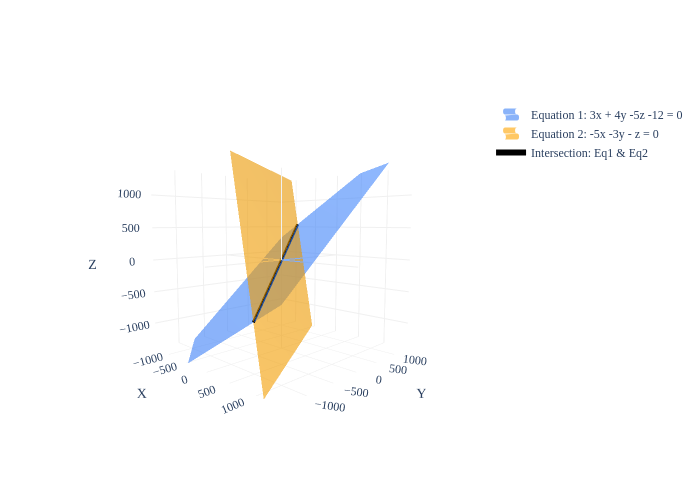

Notebook source saved alongside this figure:
### Markdown cell above
:::{note} Definition: Standard Form of a Plane in $\mathbb{R}^3$

A plane in $\mathbb{R}^3$ is the set of all points $(x, y, z)$ that satisfy the equation

$$ax + by + cz + d = 0$$

where $a, b, c, d \in \mathbb{R}^3$.

Note that the above equation can also be written in the form

$$z = Ax + By + C$$

where $A = -\frac{a}{c}$, $B = -\frac{b}{c}$, and $C = -\frac{d}{c}$.
:::

For example, let's draw:
1. $\color{#3d81f6} 3x + 4y - 5z - 12 = 0$, or equivalently $z = \frac{3}{5}x + \frac{4}{5}y + \frac{12}{5}$
2. $\color{orange} -5x - 3y - z = 0$, or equivalently $z = -5x - 3y$

You'll notice that they intersect at a line. This is not a coincidence; any two **non-parallel** planes in $\mathbb{R}^3$ will intersect at a line.

### Code cell
from hw04_util import draw_equations

fig = draw_equations([[3, 4, -5, -12], [-5, -3, -1, 0]])
fig.show()

### Figure 1 — Plotly figure (JSON) as saved in the notebook; plotly's stock layout.template omitted (floating-point values rounded to 4 significant figures; data arrays with more than 128 entries replaced by an {"elided": "..."} marker saying what was removed)
{"data": [{"colorscale": [[0, "#3d81f6"], [1, "#3d81f6"]], "name": "Equation 1: 3x + 4y -5z -12 = 0", "opacity": 0.6, "showlegend": true, "showscale": false, "type": "surface", "x": {"elided": "100x100 float values"}, "y": {"elided": "100x100 float values"}, "z": {"elided": "100x100 float values"}}, {"colorscale": [[0, "orange"], [1, "orange"]], "name": "Equation 2: -5x -3y - z = 0", "opacity": 0.6, "showlegend": true, "showscale": false, "type": "surface", "x": {"elided": "100x100 float values"}, "y": {"elided": "100x100 float values"}, "z": {"elided": "100x100 float values"}}, {"hoverinfo": "skip", "line": {"color": "#f0f0f0", "width": 2}, "mode": "lines", "showlegend": false, "type": "scatter3d", "x": [-1409, 1409], "y": [0, 0], "z": [0, 0]}, {"hoverinfo": "skip", "line": {"color": "#f0f0f0", "width": 2}, "mode": "lines", "showlegend": false, "type": "scatter3d", "x": [0, 0], "y": [-1409, 1409], "z": [0, 0]}, {"hoverinfo": "skip", "line": {"color": "#f0f0f0", "width": 2}, "mode": "lines", "showlegend": false, "type": "scatter3d", "x": [0, 0], "y": [0, 0], "z": [-1409, 1409]}, {"line": {"color": "black", "width": 6}, "mode": "lines", "name": "Intersection: Eq1 & Eq2", "type": "scatter3d", "x": [26770.0, 26230.0, 25690.0, 25150.0, 24600.0, 24060.0, 23520.0, 22980.0, 22440.0, 21900.0, 21360.0, 20820.0, 20280.0, 19740.0, 19200.0, 18660.0, 18110.0, 17570.0, 17030.0, 16490.0, 15950.0, 15410.0, 14870.0, 14330.0, 13790.0, 13250.0, 12710.0, 12170.0, 11620.0, 11080.0, 10540.0, 10000.0, 9461.0, 8920.0, 8380.0, 7839.0, 7298.0, 6757.0, 6216.0, 5675.0, 5135.0, 4594.0, 4053.0, 3512.0, 2971.0, 2430.0, 1890.0, 1349.0, 808.0, 267.1, -273.7, -814.5, -1355.0, -1896.0, -2437.0, -2978.0, -3519.0, -4059.0, -4600.0, -5141.0, -5682.0, -6223.0, -6764.0, -7304.0, -7845.0, -8386.0, -8927.0, -9468.0, -10010.0, -10550.0, -11090.0, -11630.0, -12170.0, -12710.0, -13250.0, -13790.0, -14340.0, -14880.0, -15420.0, -15960.0, -16500.0, -17040.0, -17580.0, -18120.0, -18660.0, -19200.0, -19740.0, -20280.0, -20830.0, -21370.0, -21910.0, -22450.0, -22990.0, -23530.0, -24070.0, -24610.0, -25150.0, -25690.0, -26230.0, -26770.0], "y": [-39450.0, -38650.0, -37850.0, -37060.0, -36260.0, -35460.0, -34660.0, -33870.0, -33070.0, -32270.0, -31480.0, -30680.0, -29880.0, -29090.0, -28290.0, -27490.0, -26690.0, -25900.0, -25100.0, -24300.0, -23510.0, -22710.0, -21910.0, -21120.0, -20320.0, -19520.0, -18720.0, -17930.0, -17130.0, -16330.0, -15540.0, -14740.0, -13940.0, -13150.0, -12350.0, -11550.0, -10750.0, -9957.0, -9160.0, -8363.0, -7566.0, -6769.0, -5972.0, -5175.0, -4378.0, -3581.0, -2784.0, -1987.0, -1190.0, -393.1, 404.0, 1201.0, 1998.0, 2795.0, 3592.0, 4389.0, 5186.0, 5983.0, 6780.0, 7577.0, 8374.0, 9171.0, 9968.0, 10770.0, 11560.0, 12360.0, 13160.0, 13950.0, 14750.0, 15550.0, 16340.0, 17140.0, 17940.0, 18740.0, 19530.0, 20330.0, 21130.0, 21920.0, 22720.0, 23520.0, 24310.0, 25110.0, 25910.0, 26710.0, 27500.0, 28300.0, 29100.0, 29890.0, 30690.0, 31490.0, 32280.0, 33080.0, 33880.0, 34680.0, 35470.0, 36270.0, 37070.0, 37860.0, 38660.0, 39460.0], "z": [-15500.0, -15190.0, -14870.0, -14560.0, -14250.0, -13930.0, -13620.0, -13310.0, -12990.0, -12680.0, -12370.0, -12050.0, -11740.0, -11430.0, -11120.0, -10800.0, -10490.0, -10180.0, -9863.0, -9550.0, -9237.0, -8924.0, -8611.0, -8297.0, -7984.0, -7671.0, -7358.0, -7045.0, -6732.0, -6419.0, -6106.0, -5793.0, -5479.0, -5166.0, -4853.0, -4540.0, -4227.0, -3914.0, -3601.0, -3288.0, -2975.0, -2661.0, -2348.0, -2035.0, -1722.0, -1409.0, -1096.0, -782.8, -469.7, -156.6, 156.6, 469.7, 782.8, 1096.0, 1409.0, 1722.0, 2035.0, 2348.0, 2661.0, 2975.0, 3288.0, 3601.0, 3914.0, 4227.0, 4540.0, 4853.0, 5166.0, 5479.0, 5793.0, 6106.0, 6419.0, 6732.0, 7045.0, 7358.0, 7671.0, 7984.0, 8297.0, 8611.0, 8924.0, 9237.0, 9550.0, 9863.0, 10180.0, 10490.0, 10800.0, 11120.0, 11430.0, 11740.0, 12050.0, 12370.0, 12680.0, 12990.0, 13310.0, 13620.0, 13930.0, 14250.0, 14560.0, 14870.0, 15190.0, 15500.0]}], "layout": {"font": {"family": "Palatino, serif", "size": 12}, "height": 500, "scene": {"aspectmode": "cube", "bgcolor": "white", "camera": {"eye": {"x": 1.5, "y": -1.5, "z": 0.2}}, "xaxis": {"backgroundcolor": "white", "gridcolor": "#f0f0f0", "range": [-1409, 1409], "title": {"text": "X"}, "zerolinecolor": "#f0f0f0"}, "yaxis": {"backgroundcolor": "white", "gridcolor": "#f0f0f0", "range": [-1409, 1409], "title": {"text": "Y"}, "zerolinecolor": "#f0f0f0"}, "zaxis": {"backgroundcolor": "white", "gridcolor": "#f0f0f0", "range": [-1409, 1409], "title": {"text": "Z"}, "zerolinecolor": "#f0f0f0"}}, "showlegend": true, "width": 700}}
